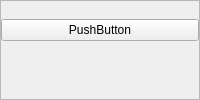
                  <widget class="QFrame" name="frame_joy_TurboB">
                   <property name="frameShape">
                    <enum>QFrame::StyledPanel</enum>
                   </property>
                   <property name="frameShadow">
                    <enum>QFrame::Sunken</enum>
                   </property>
                   <layout class="QVBoxLayout" name="verticalLayout_joy_TurboB">
                    <property name="spacing">
                     <number>0</number>
                    </property>
                    <property name="leftMargin">
                     <number>0</number>
                    </property>
                    <property name="topMargin">
                     <number>0</number>
                    </property>
                    <property name="rightMargin">
                     <number>0</number>
                    </property>
                    <property name="bottomMargin">
                     <number>0</number>
                    </property>
                    <item>
                     <widget class="pixmapPushButton" name="pushButton_joy_TurboB">
                      <property name="text">
                       <string notr="true">PushButton</string>
                      </property>
                      <property name="iconSize">
                       <size>
                        <width>21</width>
                        <height>21</height>
                       </size>
                      </property>
                     </widget>
                    </item>
                    <item>
                     <layout class="QHBoxLayout" name="horizontalLayout_joy_du_TurboB">
                      <property name="spacing">
                       <number>0</number>
                      </property>
                      <item>
                       <widget class="QPushButton" name="pushButton_joy_default_TurboB">
                        <property name="sizePolicy">
                         <sizepolicy hsizetype="Preferred" vsizetype="Fixed">
                          <horstretch>0</horstretch>
                          <verstretch>0</verstretch>
                         </sizepolicy>
                        </property>
                        <property name="toolTip">
                         <string>Default</string>
                        </property>
                        <property name="text">
                         <string notr="true"/>
                        </property>
                        <property name="icon">
                         <iconset resource="resources.qrc">
                          <normaloff>:/icon/icons/default.svgz</normaloff>:/icon/icons/default.svgz</iconset>
                        </property>
                        <property name="flat">
                         <bool>true</bool>
                        </property>
                       </widget>
                      </item>
                      <item>
                       <widget class="QPushButton" name="pushButton_joy_unset_TurboB">
                        <property name="sizePolicy">
                         <sizepolicy hsizetype="Preferred" vsizetype="Fixed">
                          <horstretch>0</horstretch>
                          <verstretch>0</verstretch>
                         </sizepolicy>
                        </property>
                        <property name="toolTip">
                         <string>Unset</string>
                        </property>
                        <property name="text">
                         <string notr="true"/>
                        </property>
                        <property name="icon">
                         <iconset resource="resources.qrc">
                          <normaloff>:/icon/icons/trash.svgz</normaloff>:/icon/icons/trash.svgz</iconset>
                        </property>
                        <property name="flat">
                         <bool>true</bool>
                        </property>
                       </widget>
                      </item>
                     </layout>
                    </item>
                   </layout>
                  </widget>
